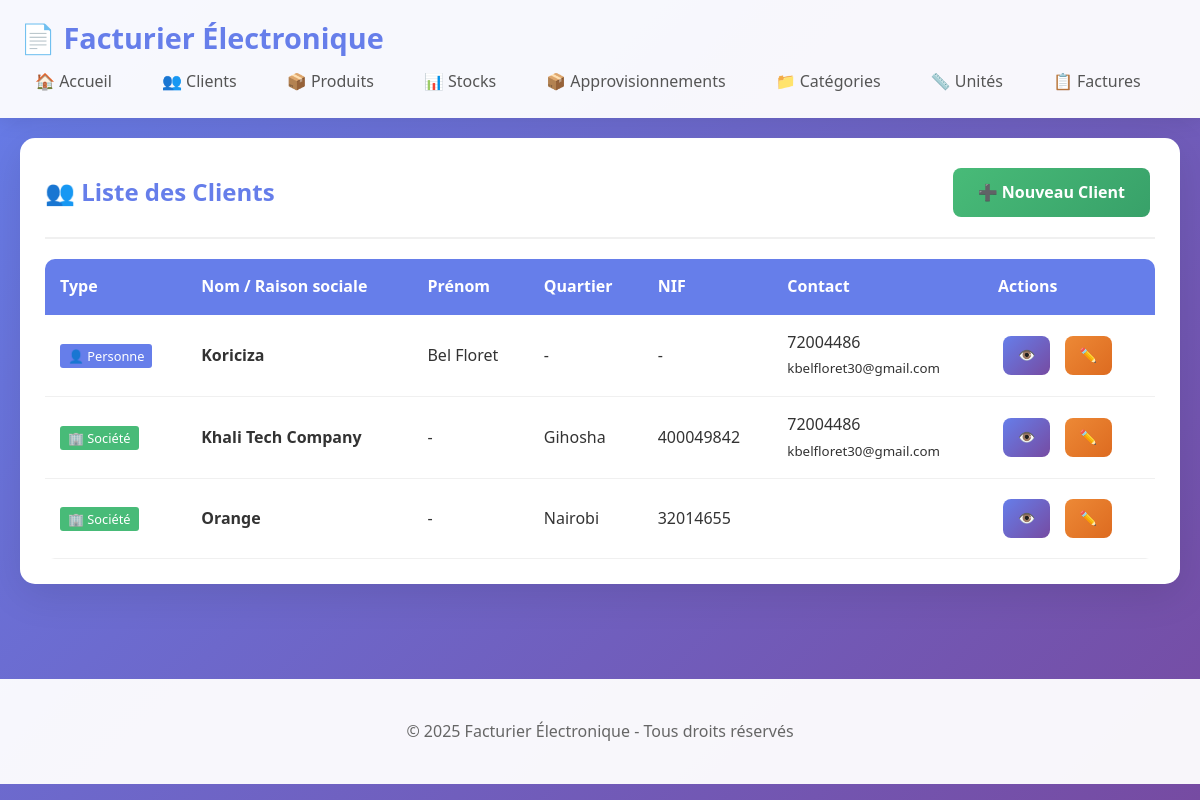
The app's page /clients with its own data.
### models.py (models this page shows, shortened)
class Client(db.Model):
    __tablename__ = 'clients'
    id = db.Column(db.Integer, primary_key=True)
    type_client = db.Column(db.String(10), nullable=False, default='person')
    nom = db.Column(db.String(100), nullable=False)
    prenom = db.Column(db.String(100))
    quartier = db.Column(db.String(100))
    avenue = db.Column(db.String(100))
    numero = db.Column(db.String(20))
    nif = db.Column(db.String(50))
    telephone = db.Column(db.String(20))
    email = db.Column(db.String(100))
    date_creation = db.Column(db.DateTime, default=datetime.utcnow)
    factures = db.relationship('Facture', backref='client', lazy=True)

### app.py (the view)
@app.route('/clients')
def clients_list():
    clients = Client.query.all()
    return render_template('clients_list.html', clients=clients)

### templates/clients_list.html
{% extends "base.html" %}
{% block content %}
<div class="card">
    <div class="card-header">
        <h2>👥 Liste des Clients</h2>
        <a href="{{ url_for('client_new') }}" class="btn btn-success">➕ Nouveau Client</a>
    </div>
    <div class="table-responsive">
        <table>
            <thead>
                <tr>
                    <th>Type</th>
                    <th>Nom / Raison sociale</th>
                    <th>Prénom</th>
                    <th>Quartier</th>
                    <th>NIF</th>
                    <th>Contact</th>
                    <th>Actions</th>
                </tr>
            </thead>
            <tbody>
                {% for client in clients %}
                <tr>
                    <td>
                        {% if client.type_client == 'person' %}
                        <span style="background: #667eea; color: white; padding: 3px 8px; border-radius: 3px; font-size: 0.8rem;">👤 Personne</span>
                        {% else %}
                        <span style="background: #48bb78; color: white; padding: 3px 8px; border-radius: 3px; font-size: 0.8rem;">🏢 Société</span>
                        {% endif %}
                    </td>
                    <td><strong>{{ client.nom }}</strong></td>
                    <td>{{ client.prenom or '-' }}</td>
                    <td>{{ client.quartier or '-' }}</td>
                    <td>{{ client.nif or '-' }}</td>
                    <td>
                        {% if client.telephone %}{{ client.telephone }}{% endif %}
                        {% if client.email %}<br><small>{{ client.email }}</small>{% endif %}
                    </td>
                    <td>
                        <a href="{{ url_for('client_detail', id=client.id) }}" class="btn btn-primary btn-sm">👁️</a>
                        <a href="{{ url_for('client_edit', id=client.id) }}" class="btn btn-warning btn-sm">✏️</a>
                    </td>
                </tr>
                {% endfor %}
            </tbody>
        </table>
    </div>
</div>
{% endblock %}

### static/style.css (style rules this page uses)
* { margin: 0; padding: 0; box-sizing: border-box; }
body { font-family: 'Segoe UI', Tahoma, Geneva, Verdana, sans-serif; line-height: 1.6; color: #333; background: linear-gradient(135deg, #667eea 0%, #764ba2 100%); min-height: 100vh; }
a { text-decoration: none; color: #667eea; }
.card { background: white; border-radius: 15px; padding: 25px; margin-bottom: 25px; box-shadow: 0 10px 40px rgba(0,0,0,0.1); transition: transform 0.3s; }
.card-header { display: flex; justify-content: space-between; align-items: center; flex-wrap: wrap; margin-bottom: 20px; padding-bottom: 15px; border-bottom: 2px solid #f0f0f0; }
.card-header h2 { color: #667eea; font-size: 1.5rem; }
.table-responsive { overflow-x: auto; border-radius: 10px; }
table { width: 100%; border-collapse: collapse; background: white; }
th { background: #667eea; color: white; font-weight: 600; padding: 15px; text-align: left; }
td { padding: 15px; border-bottom: 1px solid #f0f0f0; }
.btn { display: inline-block; padding: 12px 25px; border: none; border-radius: 8px; font-size: 16px; font-weight: 600; cursor: pointer; transition: all 0.3s; margin: 5px; text-align: center; min-width: 120px; }
.btn-primary { background: linear-gradient(135deg, #667eea 0%, #764ba2 100%); color: white; }
.btn-success { background: linear-gradient(135deg, #48bb78 0%, #38a169 100%); color: white; }
.btn-warning { background: linear-gradient(135deg, #ed8936 0%, #dd6b20 100%); color: white; }
.btn-sm { padding: 8px 15px; font-size: 14px; min-width: auto; }

### records on screen
Client: type_client "👤 Personne", nom "Koriciza", prenom "Bel Floret", quartier "-", nif "-", telephone "72004486", email "kbelfloret30@gmail.com"
Client: type_client "🏢 Société", nom "Khali Tech Company", prenom "-", quartier "Gihosha", nif "400049842", telephone "72004486", email "kbelfloret30@gmail.com"
Client: shows "🏢 Société", nom "Orange", prenom "-", quartier "Nairobi", nif "32014655"
